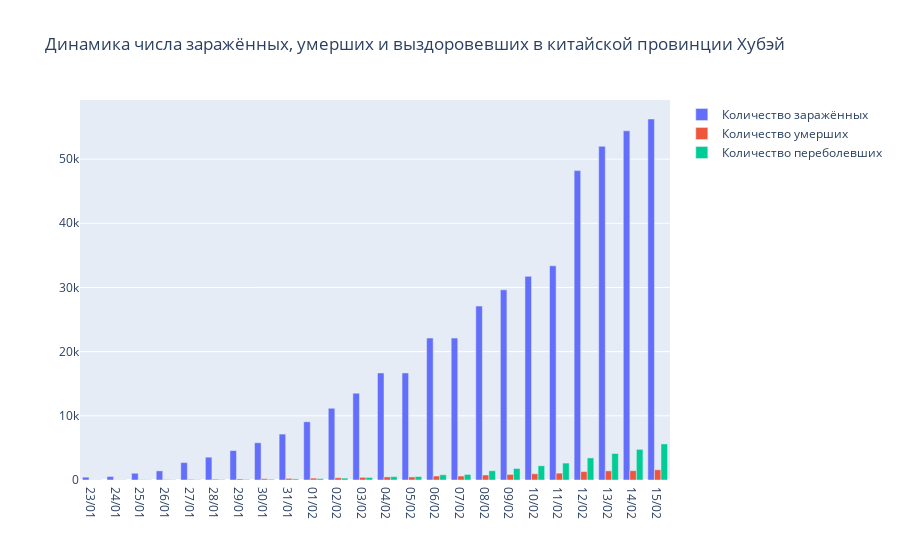

Notebook code cell kept with this figure:
### Code cell
trace0 = go.Bar(
    x=data_china['Date'],
    y=data_china['Confirmed'],
    name='Количество заражённых',
    orientation = 'v'
)

trace1 = go.Bar(
    x=data_china['Date'],
    y=data_china['Deaths'],
    name='Количество умерших',
    orientation = 'v'
)

trace2 = go.Bar(
    x=data_china['Date'],
    y=data_china['Recovered'],
    name='Количество переболевших',
    orientation = 'v'
)

data = [trace0, trace1, trace2]
layout = {'title': 'Динамика числа заражённых, умерших и выздоровевших в китайской провинции Хубэй'}

fig = go.Figure(data=data, layout=layout)

iplot(fig)

### Figure 1 — Plotly figure (JSON) as saved in the notebook; plotly's stock layout.template omitted (floating-point values rounded to 4 significant figures)
{"data": [{"name": "Количество заражённых", "orientation": "v", "type": "bar", "x": ["23/01", "24/01", "25/01", "26/01", "27/01", "28/01", "29/01", "30/01", "31/01", "01/02", "02/02", "03/02", "04/02", "05/02", "06/02", "07/02", "08/02", "09/02", "10/02", "11/02", "12/02", "13/02", "14/02", "15/02"], "y": [444, 549, 1052, 1423, 2714, 3554, 4586, 5806, 7153, 9074, 11177, 13522, 16678, 16678, 22112, 22112, 27100, 29631, 31728, 33366, 48206, 51986, 54406, 56249]}, {"name": "Количество умерших", "orientation": "v", "type": "bar", "x": ["23/01", "24/01", "25/01", "26/01", "27/01", "28/01", "29/01", "30/01", "31/01", "01/02", "02/02", "03/02", "04/02", "05/02", "06/02", "07/02", "08/02", "09/02", "10/02", "11/02", "12/02", "13/02", "14/02", "15/02"], "y": [17, 24, 52, 76, 100, 125, 162, 204, 249, 294, 350, 414, 479, 479, 618, 618, 780, 871, 974, 1068, 1310, 1426, 1457, 1596]}, {"name": "Количество переболевших", "orientation": "v", "type": "bar", "x": ["23/01", "24/01", "25/01", "26/01", "27/01", "28/01", "29/01", "30/01", "31/01", "01/02", "02/02", "03/02", "04/02", "05/02", "06/02", "07/02", "08/02", "09/02", "10/02", "11/02", "12/02", "13/02", "14/02", "15/02"], "y": [28, 31, 42, 44, 47, 80, 90, 116, 169, 215, 295, 396, 522, 538, 817, 867, 1440, 1795, 2222, 2639, 3441, 4131, 4774, 5623]}], "layout": {"title": {"text": "Динамика числа заражённых, умерших и выздоровевших в китайской провинции Хубэй"}}}
